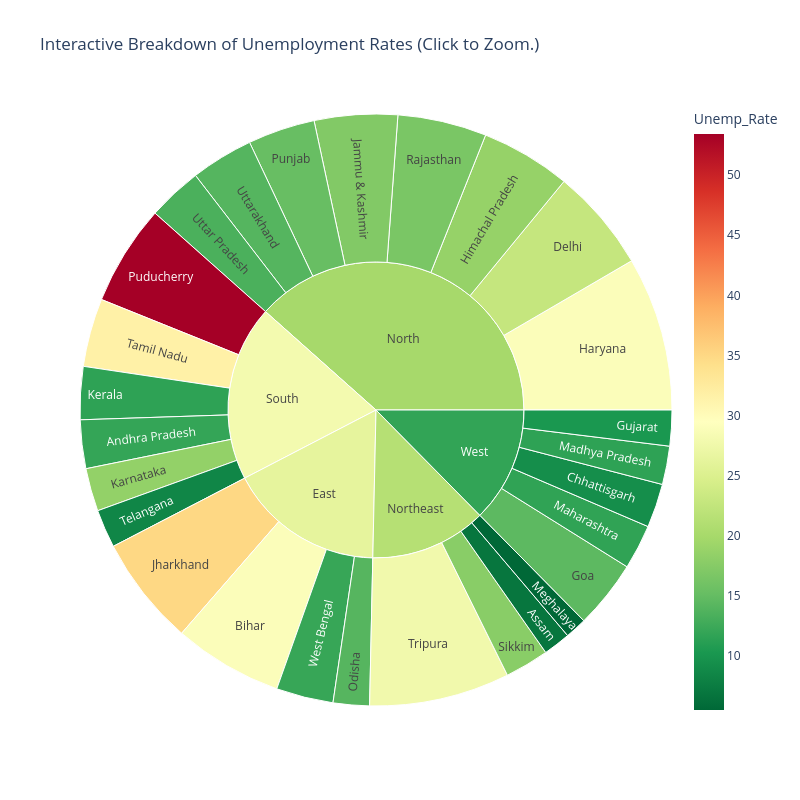

Source (notebook cell):
### Code cell
# interactive sunburst chart new to learn
fig = px.sunburst(
    unemp_df, 
    path=['Area', 'State'], 
    values='Unemp_Rate',
    color='Unemp_Rate', 
    color_continuous_scale='RdYlGn_r',
    title='Interactive Breakdown of Unemployment Rates (Click to Zoom.)'
)

fig.update_layout(width=800, height=800)
fig.show()

### Figure 1 — Plotly figure (JSON) as saved in the notebook; plotly's stock layout.template omitted (floating-point values rounded to 4 significant figures)
{"data": [{"branchvalues": "total", "customdata": [[11.95], [6.86], [28.99], [9.329], [22.8], [14.52], [10.31], [29.0], [18.66], [17.21], [35.04], [18.5], [11.56], [11.58], [11.69], [5.511], [14.05], [53.42], [15.28], [16.61], [17.75], [31.69], [8.484], [27.75], [13.42], [14.04], [12.11], [28.01], [21.36], [26.29], [11.84], [19.96]], "domain": {"x": [0, 1], "y": [0, 1]}, "hovertemplate": "labels=%{label}<br>Unemp_Rate_sum=%{value}<br>parent=%{parent}<br>id=%{id}<br>Unemp_Rate=%{color}<extra></extra>", "ids": ["South/Andhra Pradesh", "Northeast/Assam", "East/Bihar", "West/Chhattisgarh", "North/Delhi", "West/Goa", "West/Gujarat", "North/Haryana", "North/Himachal Pradesh", "North/Jammu & Kashmir", "East/Jharkhand", "South/Karnataka", "South/Kerala", "West/Madhya Pradesh", "West/Maharashtra", "Northeast/Meghalaya", "East/Odisha", "South/Puducherry", "North/Punjab", "North/Rajasthan", "Northeast/Sikkim", "South/Tamil Nadu", "South/Telangana", "Northeast/Tripura", "North/Uttar Pradesh", "North/Uttarakhand", "East/West Bengal", "South", "Northeast", "East", "West", "North"], "labels": ["Andhra Pradesh", "Assam", "Bihar", "Chhattisgarh", "Delhi", "Goa", "Gujarat", "Haryana", "Himachal Pradesh", "Jammu & Kashmir", "Jharkhand", "Karnataka", "Kerala", "Madhya Pradesh", "Maharashtra", "Meghalaya", "Odisha", "Puducherry", "Punjab", "Rajasthan", "Sikkim", "Tamil Nadu", "Telangana", "Tripura", "Uttar Pradesh", "Uttarakhand", "West Bengal", "South", "Northeast", "East", "West", "North"], "marker": {"coloraxis": "coloraxis", "colors": [11.95, 6.86, 28.99, 9.329, 22.8, 14.52, 10.31, 29.0, 18.66, 17.21, 35.04, 18.5, 11.56, 11.58, 11.69, 5.511, 14.05, 53.42, 15.28, 16.61, 17.75, 31.69, 8.484, 27.75, 13.42, 14.04, 12.11, 28.01, 21.36, 26.29, 11.84, 19.96]}, "name": "", "parents": ["South", "Northeast", "East", "West", "North", "West", "West", "North", "North", "North", "East", "South", "South", "West", "West", "Northeast", "East", "South", "North", "North", "Northeast", "South", "South", "Northeast", "North", "North", "East", "", "", "", "", ""], "type": "sunburst", "values": [86.64, 48.56, 194.7, 78.19, 184.1, 121.7, 63.76, 274.8, 160.7, 148.3, 195.4, 76.68, 94.34, 68.54, 79.79, 38.66, 64.62, 179.4, 119.8, 158.7, 78.34, 121.9, 68.33, 250.6, 97.37, 111.6, 101.9, 627.3, 416.1, 556.6, 411.9, 1255.0]}], "layout": {"coloraxis": {"colorbar": {"title": {"text": "Unemp_Rate"}}, "colorscale": [[0, "rgb(0,104,55)"], [0.1, "rgb(26,152,80)"], [0.2, "rgb(102,189,99)"], [0.3, "rgb(166,217,106)"], [0.4, "rgb(217,239,139)"], [0.5, "rgb(255,255,191)"], [0.6, "rgb(254,224,139)"], [0.7, "rgb(253,174,97)"], [0.8, "rgb(244,109,67)"], [0.9, "rgb(215,48,39)"], [1, "rgb(165,0,38)"]]}, "height": 800, "legend": {"tracegroupgap": 0}, "title": {"text": "Interactive Breakdown of Unemployment Rates (Click to Zoom.)"}, "width": 800}}
